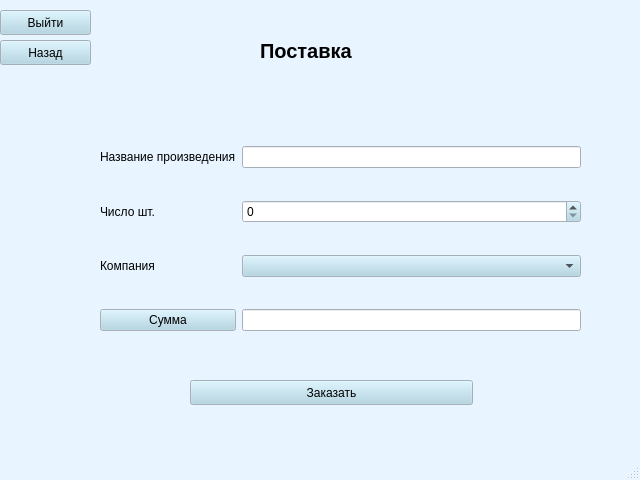
<?xml version="1.0" encoding="UTF-8"?>
<ui version="4.0">
 <class>MainWindow</class>
 <widget class="QMainWindow" name="MainWindow">
  <property name="geometry">
   <rect>
    <x>0</x>
    <y>0</y>
    <width>640</width>
    <height>480</height>
   </rect>
  </property>
  <property name="palette">
   <palette>
    <active>
     <colorrole role="WindowText">
      <brush brushstyle="SolidPattern">
       <color alpha="255">
        <red>0</red>
        <green>0</green>
        <blue>0</blue>
       </color>
      </brush>
     </colorrole>
     <colorrole role="Button">
      <brush brushstyle="SolidPattern">
       <color alpha="255">
        <red>169</red>
        <green>210</green>
        <blue>227</blue>
       </color>
      </brush>
     </colorrole>
     <colorrole role="Light">
      <brush brushstyle="SolidPattern">
       <color alpha="255">
        <red>255</red>
        <green>255</green>
        <blue>255</blue>
       </color>
      </brush>
     </colorrole>
     <colorrole role="Midlight">
      <brush brushstyle="SolidPattern">
       <color alpha="255">
        <red>238</red>
        <green>228</green>
        <blue>255</blue>
       </color>
      </brush>
     </colorrole>
     <colorrole role="Dark">
      <brush brushstyle="SolidPattern">
       <color alpha="255">
        <red>110</red>
        <green>101</green>
        <blue>127</blue>
       </color>
      </brush>
     </colorrole>
     <colorrole role="Mid">
      <brush brushstyle="SolidPattern">
       <color alpha="255">
        <red>147</red>
        <green>134</green>
        <blue>170</blue>
       </color>
      </brush>
     </colorrole>
     <colorrole role="Text">
      <brush brushstyle="SolidPattern">
       <color alpha="255">
        <red>0</red>
        <green>0</green>
        <blue>0</blue>
       </color>
      </brush>
     </colorrole>
     <colorrole role="BrightText">
      <brush brushstyle="SolidPattern">
       <color alpha="255">
        <red>255</red>
        <green>255</green>
        <blue>255</blue>
       </color>
      </brush>
     </colorrole>
     <colorrole role="ButtonText">
      <brush brushstyle="SolidPattern">
       <color alpha="255">
        <red>0</red>
        <green>0</green>
        <blue>0</blue>
       </color>
      </brush>
     </colorrole>
     <colorrole role="Base">
      <brush brushstyle="SolidPattern">
       <color alpha="255">
        <red>255</red>
        <green>255</green>
        <blue>255</blue>
       </color>
      </brush>
     </colorrole>
     <colorrole role="Window">
      <brush brushstyle="SolidPattern">
       <color alpha="255">
        <red>232</red>
        <green>244</green>
        <blue>255</blue>
       </color>
      </brush>
     </colorrole>
     <colorrole role="Shadow">
      <brush brushstyle="SolidPattern">
       <color alpha="255">
        <red>0</red>
        <green>0</green>
        <blue>0</blue>
       </color>
      </brush>
     </colorrole>
     <colorrole role="Highlight">
      <brush brushstyle="SolidPattern">
       <color alpha="255">
        <red>221</red>
        <green>202</green>
        <blue>255</blue>
       </color>
      </brush>
     </colorrole>
     <colorrole role="AlternateBase">
      <brush brushstyle="SolidPattern">
       <color alpha="255">
        <red>238</red>
        <green>228</green>
        <blue>255</blue>
       </color>
      </brush>
     </colorrole>
     <colorrole role="ToolTipBase">
      <brush brushstyle="SolidPattern">
       <color alpha="255">
        <red>255</red>
        <green>255</green>
        <blue>220</blue>
       </color>
      </brush>
     </colorrole>
     <colorrole role="ToolTipText">
      <brush brushstyle="SolidPattern">
       <color alpha="255">
        <red>0</red>
        <green>0</green>
        <blue>0</blue>
       </color>
      </brush>
     </colorrole>
     <colorrole role="PlaceholderText">
      <brush brushstyle="SolidPattern">
       <color alpha="128">
        <red>0</red>
        <green>0</green>
        <blue>0</blue>
       </color>
      </brush>
     </colorrole>
    </active>
    <inactive>
     <colorrole role="WindowText">
      <brush brushstyle="SolidPattern">
       <color alpha="255">
        <red>0</red>
        <green>0</green>
        <blue>0</blue>
       </color>
      </brush>
     </colorrole>
     <colorrole role="Button">
      <brush brushstyle="SolidPattern">
       <color alpha="255">
        <red>169</red>
        <green>210</green>
        <blue>227</blue>
       </color>
      </brush>
     </colorrole>
     <colorrole role="Light">
      <brush brushstyle="SolidPattern">
       <color alpha="255">
        <red>255</red>
        <green>255</green>
        <blue>255</blue>
       </color>
      </brush>
     </colorrole>
     <colorrole role="Midlight">
      <brush brushstyle="SolidPattern">
       <color alpha="255">
        <red>238</red>
        <green>228</green>
        <blue>255</blue>
       </color>
      </brush>
     </colorrole>
     <colorrole role="Dark">
      <brush brushstyle="SolidPattern">
       <color alpha="255">
        <red>110</red>
        <green>101</green>
        <blue>127</blue>
       </color>
      </brush>
     </colorrole>
     <colorrole role="Mid">
      <brush brushstyle="SolidPattern">
       <color alpha="255">
        <red>147</red>
        <green>134</green>
        <blue>170</blue>
       </color>
      </brush>
     </colorrole>
     <colorrole role="Text">
      <brush brushstyle="SolidPattern">
       <color alpha="255">
        <red>0</red>
        <green>0</green>
        <blue>0</blue>
       </color>
      </brush>
     </colorrole>
     <colorrole role="BrightText">
      <brush brushstyle="SolidPattern">
       <color alpha="255">
        <red>255</red>
        <green>255</green>
        <blue>255</blue>
       </color>
      </brush>
     </colorrole>
     <colorrole role="ButtonText">
      <brush brushstyle="SolidPattern">
       <color alpha="255">
        <red>0</red>
        <green>0</green>
        <blue>0</blue>
       </color>
      </brush>
     </colorrole>
     <colorrole role="Base">
      <brush brushstyle="SolidPattern">
       <color alpha="255">
        <red>255</red>
        <green>255</green>
        <blue>255</blue>
       </color>
      </brush>
     </colorrole>
     <colorrole role="Window">
      <brush brushstyle="SolidPattern">
       <color alpha="255">
        <red>232</red>
        <green>244</green>
        <blue>255</blue>
       </color>
      </brush>
     </colorrole>
     <colorrole role="Shadow">
      <brush brushstyle="SolidPattern">
       <color alpha="255">
        <red>0</red>
        <green>0</green>
        <blue>0</blue>
       </color>
      </brush>
     </colorrole>
     <colorrole role="Highlight">
      <brush brushstyle="SolidPattern">
       <color alpha="255">
        <red>221</red>
        <green>202</green>
        <blue>255</blue>
       </color>
      </brush>
     </colorrole>
     <colorrole role="AlternateBase">
      <brush brushstyle="SolidPattern">
       <color alpha="255">
        <red>238</red>
        <green>228</green>
        <blue>255</blue>
       </color>
      </brush>
     </colorrole>
     <colorrole role="ToolTipBase">
      <brush brushstyle="SolidPattern">
       <color alpha="255">
        <red>255</red>
        <green>255</green>
        <blue>220</blue>
       </color>
      </brush>
     </colorrole>
     <colorrole role="ToolTipText">
      <brush brushstyle="SolidPattern">
       <color alpha="255">
        <red>0</red>
        <green>0</green>
        <blue>0</blue>
       </color>
      </brush>
     </colorrole>
     <colorrole role="PlaceholderText">
      <brush brushstyle="SolidPattern">
       <color alpha="128">
        <red>0</red>
        <green>0</green>
        <blue>0</blue>
       </color>
      </brush>
     </colorrole>
    </inactive>
    <disabled>
     <colorrole role="WindowText">
      <brush brushstyle="SolidPattern">
       <color alpha="255">
        <red>110</red>
        <green>101</green>
        <blue>127</blue>
       </color>
      </brush>
     </colorrole>
     <colorrole role="Button">
      <brush brushstyle="SolidPattern">
       <color alpha="255">
        <red>169</red>
        <green>210</green>
        <blue>227</blue>
       </color>
      </brush>
     </colorrole>
     <colorrole role="Light">
      <brush brushstyle="SolidPattern">
       <color alpha="255">
        <red>255</red>
        <green>255</green>
        <blue>255</blue>
       </color>
      </brush>
     </colorrole>
     <colorrole role="Midlight">
      <brush brushstyle="SolidPattern">
       <color alpha="255">
        <red>238</red>
        <green>228</green>
        <blue>255</blue>
       </color>
      </brush>
     </colorrole>
     <colorrole role="Dark">
      <brush brushstyle="SolidPattern">
       <color alpha="255">
        <red>110</red>
        <green>101</green>
        <blue>127</blue>
       </color>
      </brush>
     </colorrole>
     <colorrole role="Mid">
      <brush brushstyle="SolidPattern">
       <color alpha="255">
        <red>147</red>
        <green>134</green>
        <blue>170</blue>
       </color>
      </brush>
     </colorrole>
     <colorrole role="Text">
      <brush brushstyle="SolidPattern">
       <color alpha="255">
        <red>110</red>
        <green>101</green>
        <blue>127</blue>
       </color>
      </brush>
     </colorrole>
     <colorrole role="BrightText">
      <brush brushstyle="SolidPattern">
       <color alpha="255">
        <red>255</red>
        <green>255</green>
        <blue>255</blue>
       </color>
      </brush>
     </colorrole>
     <colorrole role="ButtonText">
      <brush brushstyle="SolidPattern">
       <color alpha="255">
        <red>110</red>
        <green>101</green>
        <blue>127</blue>
       </color>
      </brush>
     </colorrole>
     <colorrole role="Base">
      <brush brushstyle="SolidPattern">
       <color alpha="255">
        <red>232</red>
        <green>244</green>
        <blue>255</blue>
       </color>
      </brush>
     </colorrole>
     <colorrole role="Window">
      <brush brushstyle="SolidPattern">
       <color alpha="255">
        <red>232</red>
        <green>244</green>
        <blue>255</blue>
       </color>
      </brush>
     </colorrole>
     <colorrole role="Shadow">
      <brush brushstyle="SolidPattern">
       <color alpha="255">
        <red>0</red>
        <green>0</green>
        <blue>0</blue>
       </color>
      </brush>
     </colorrole>
     <colorrole role="Highlight">
      <brush brushstyle="SolidPattern">
       <color alpha="255">
        <red>145</red>
        <green>145</green>
        <blue>145</blue>
       </color>
      </brush>
     </colorrole>
     <colorrole role="AlternateBase">
      <brush brushstyle="SolidPattern">
       <color alpha="255">
        <red>221</red>
        <green>202</green>
        <blue>255</blue>
       </color>
      </brush>
     </colorrole>
     <colorrole role="ToolTipBase">
      <brush brushstyle="SolidPattern">
       <color alpha="255">
        <red>255</red>
        <green>255</green>
        <blue>220</blue>
       </color>
      </brush>
     </colorrole>
     <colorrole role="ToolTipText">
      <brush brushstyle="SolidPattern">
       <color alpha="255">
        <red>0</red>
        <green>0</green>
        <blue>0</blue>
       </color>
      </brush>
     </colorrole>
     <colorrole role="PlaceholderText">
      <brush brushstyle="SolidPattern">
       <color alpha="128">
        <red>0</red>
        <green>0</green>
        <blue>0</blue>
       </color>
      </brush>
     </colorrole>
    </disabled>
   </palette>
  </property>
  <property name="windowTitle">
   <string>MainWindow</string>
  </property>
  <widget class="QWidget" name="centralwidget">
   <widget class="QPushButton" name="exit">
    <property name="geometry">
     <rect>
      <x>0</x>
      <y>10</y>
      <width>91</width>
      <height>25</height>
     </rect>
    </property>
    <property name="text">
     <string>Выйти</string>
    </property>
   </widget>
   <widget class="QPushButton" name="exit_2">
    <property name="geometry">
     <rect>
      <x>0</x>
      <y>40</y>
      <width>91</width>
      <height>25</height>
     </rect>
    </property>
    <property name="text">
     <string>Назад</string>
    </property>
   </widget>
   <widget class="QWidget" name="gridLayoutWidget">
    <property name="geometry">
     <rect>
      <x>100</x>
      <y>120</y>
      <width>481</width>
      <height>241</height>
     </rect>
    </property>
    <layout class="QGridLayout" name="gridLayout">
     <item row="1" column="1">
      <widget class="QSpinBox" name="count"/>
     </item>
     <item row="4" column="0">
      <widget class="QPushButton" name="sum">
       <property name="text">
        <string>Сумма</string>
       </property>
      </widget>
     </item>
     <item row="0" column="1">
      <widget class="QLineEdit" name="name"/>
     </item>
     <item row="3" column="0">
      <widget class="QLabel" name="FieldInput_5">
       <property name="text">
        <string>Компания</string>
       </property>
      </widget>
     </item>
     <item row="1" column="0">
      <widget class="QLabel" name="FieldInput_4">
       <property name="text">
        <string>Число шт.</string>
       </property>
      </widget>
     </item>
     <item row="4" column="1">
      <widget class="QLineEdit" name="lineEdit_2">
       <property name="font">
        <font>
         <weight>75</weight>
         <bold>true</bold>
        </font>
       </property>
       <property name="readOnly">
        <bool>true</bool>
       </property>
      </widget>
     </item>
     <item row="0" column="0">
      <widget class="QLabel" name="FieldInput_3">
       <property name="text">
        <string>Название произведения</string>
       </property>
      </widget>
     </item>
     <item row="3" column="1">
      <widget class="QComboBox" name="alphabet_2"/>
     </item>
    </layout>
   </widget>
   <widget class="QLabel" name="label_6">
    <property name="geometry">
     <rect>
      <x>260</x>
      <y>20</y>
      <width>101</width>
      <height>62</height>
     </rect>
    </property>
    <property name="palette">
     <palette>
      <active>
       <colorrole role="Button">
        <brush brushstyle="SolidPattern">
         <color alpha="255">
          <red>173</red>
          <green>127</green>
          <blue>168</blue>
         </color>
        </brush>
       </colorrole>
      </active>
      <inactive>
       <colorrole role="Button">
        <brush brushstyle="SolidPattern">
         <color alpha="255">
          <red>173</red>
          <green>127</green>
          <blue>168</blue>
         </color>
        </brush>
       </colorrole>
      </inactive>
      <disabled>
       <colorrole role="Button">
        <brush brushstyle="SolidPattern">
         <color alpha="255">
          <red>173</red>
          <green>127</green>
          <blue>168</blue>
         </color>
        </brush>
       </colorrole>
      </disabled>
     </palette>
    </property>
    <property name="font">
     <font>
      <pointsize>15</pointsize>
      <italic>false</italic>
      <strikeout>false</strikeout>
      <kerning>true</kerning>
     </font>
    </property>
    <property name="text">
     <string>&lt;html&gt;&lt;head/&gt;&lt;body&gt;&lt;p&gt;&lt;span style=&quot; font-weight:600;&quot;&gt;Поставка&lt;/span&gt;&lt;/p&gt;&lt;/body&gt;&lt;/html&gt;</string>
    </property>
   </widget>
   <widget class="QPushButton" name="buy">
    <property name="geometry">
     <rect>
      <x>190</x>
      <y>380</y>
      <width>283</width>
      <height>25</height>
     </rect>
    </property>
    <property name="text">
     <string>Заказать</string>
    </property>
   </widget>
  </widget>
  <widget class="QMenuBar" name="menubar">
   <property name="geometry">
    <rect>
     <x>0</x>
     <y>0</y>
     <width>640</width>
     <height>22</height>
    </rect>
   </property>
  </widget>
  <widget class="QStatusBar" name="statusbar"/>
 </widget>
 <resources/>
 <connections/>
</ui>
